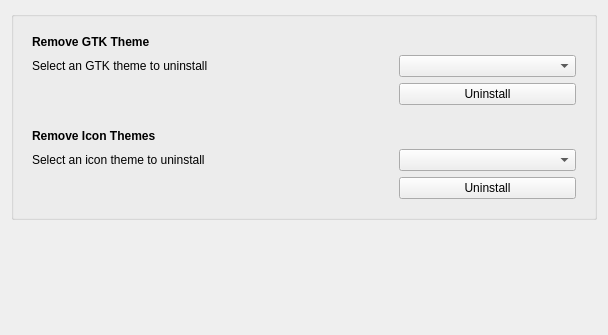
<?xml version="1.0" encoding="UTF-8"?>
<ui version="4.0">
 <class>dialog_uninstaller</class>
 <widget class="QWidget" name="dialog_uninstaller">
  <property name="geometry">
   <rect>
    <x>0</x>
    <y>0</y>
    <width>608</width>
    <height>335</height>
   </rect>
  </property>
  <property name="windowTitle">
   <string>Remove Themes</string>
  </property>
  <layout class="QVBoxLayout" name="verticalLayout">
   <item>
    <widget class="QGroupBox" name="groupBox">
     <property name="minimumSize">
      <size>
       <width>460</width>
       <height>0</height>
      </size>
     </property>
     <property name="maximumSize">
      <size>
       <width>16777</width>
       <height>16777215</height>
      </size>
     </property>
     <layout class="QVBoxLayout" name="verticalLayout_2">
      <item>
       <widget class="QFrame" name="frame_2">
        <layout class="QGridLayout" name="gridLayout_6">
         <item row="1" column="0" colspan="2">
          <widget class="QLabel" name="label_3">
           <property name="text">
            <string>Select an GTK theme to uninstall</string>
           </property>
          </widget>
         </item>
         <item row="1" column="2">
          <widget class="QComboBox" name="cb_uninstall_theme">
           <property name="minimumSize">
            <size>
             <width>150</width>
             <height>0</height>
            </size>
           </property>
          </widget>
         </item>
         <item row="3" column="2">
          <widget class="QPushButton" name="but_uninstall_theme">
           <property name="text">
            <string>Uninstall</string>
           </property>
          </widget>
         </item>
         <item row="0" column="1" colspan="2">
          <widget class="QLabel" name="lb_notice_uninstall_theme">
           <property name="text">
            <string/>
           </property>
           <property name="alignment">
            <set>Qt::AlignRight|Qt::AlignTrailing|Qt::AlignVCenter</set>
           </property>
          </widget>
         </item>
         <item row="0" column="0">
          <widget class="QLabel" name="label_10">
           <property name="font">
            <font>
             <weight>75</weight>
             <bold>true</bold>
            </font>
           </property>
           <property name="text">
            <string>Remove GTK Theme</string>
           </property>
          </widget>
         </item>
        </layout>
       </widget>
      </item>
      <item>
       <widget class="QFrame" name="frame_3">
        <layout class="QGridLayout" name="gridLayout_7">
         <item row="3" column="2">
          <widget class="QPushButton" name="but_uninstall_icon">
           <property name="text">
            <string>Uninstall</string>
           </property>
          </widget>
         </item>
         <item row="2" column="0" colspan="2">
          <widget class="QLabel" name="label_6">
           <property name="text">
            <string>Select an icon theme to uninstall</string>
           </property>
          </widget>
         </item>
         <item row="0" column="1" colspan="2">
          <widget class="QLabel" name="lb_notice_uninstall_icon">
           <property name="text">
            <string/>
           </property>
           <property name="alignment">
            <set>Qt::AlignRight|Qt::AlignTrailing|Qt::AlignVCenter</set>
           </property>
          </widget>
         </item>
         <item row="0" column="0">
          <widget class="QLabel" name="label_12">
           <property name="font">
            <font>
             <weight>75</weight>
             <bold>true</bold>
            </font>
           </property>
           <property name="text">
            <string>Remove Icon Themes</string>
           </property>
          </widget>
         </item>
         <item row="2" column="2">
          <widget class="QComboBox" name="cb_uninstall_icon">
           <property name="minimumSize">
            <size>
             <width>150</width>
             <height>0</height>
            </size>
           </property>
          </widget>
         </item>
        </layout>
       </widget>
      </item>
     </layout>
    </widget>
   </item>
   <item>
    <spacer name="verticalSpacer">
     <property name="orientation">
      <enum>Qt::Vertical</enum>
     </property>
     <property name="sizeHint" stdset="0">
      <size>
       <width>20</width>
       <height>40</height>
      </size>
     </property>
    </spacer>
   </item>
  </layout>
 </widget>
 <resources/>
 <connections/>
</ui>
